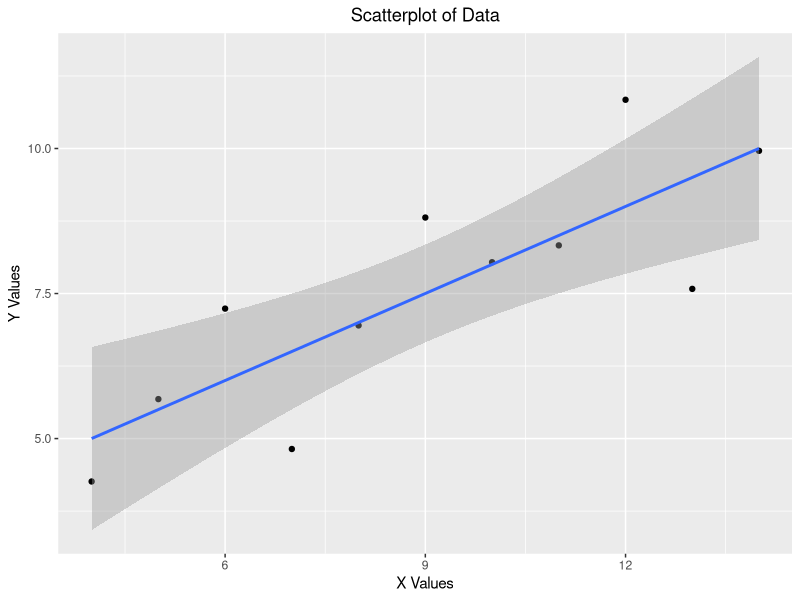
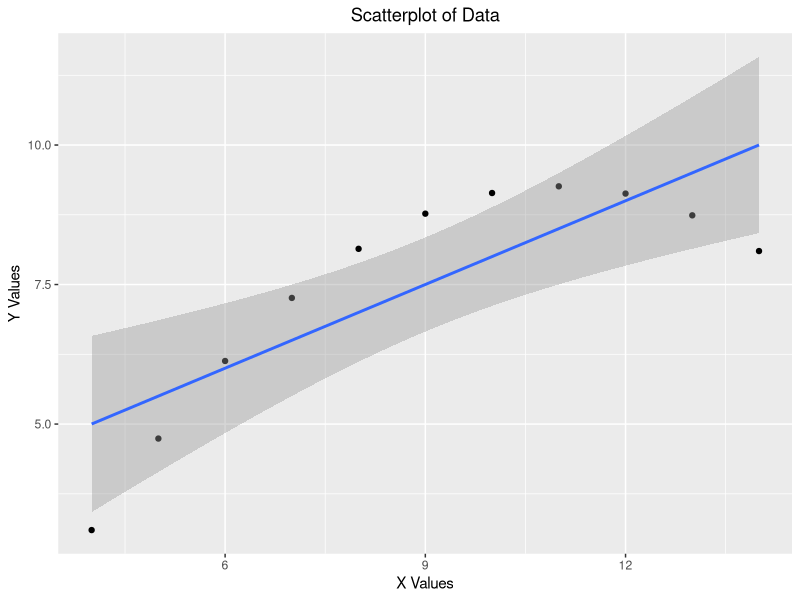
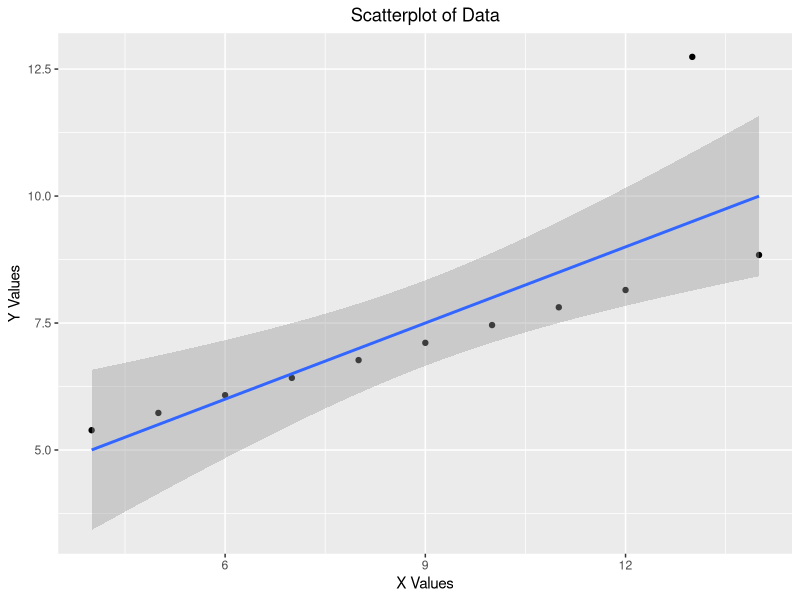
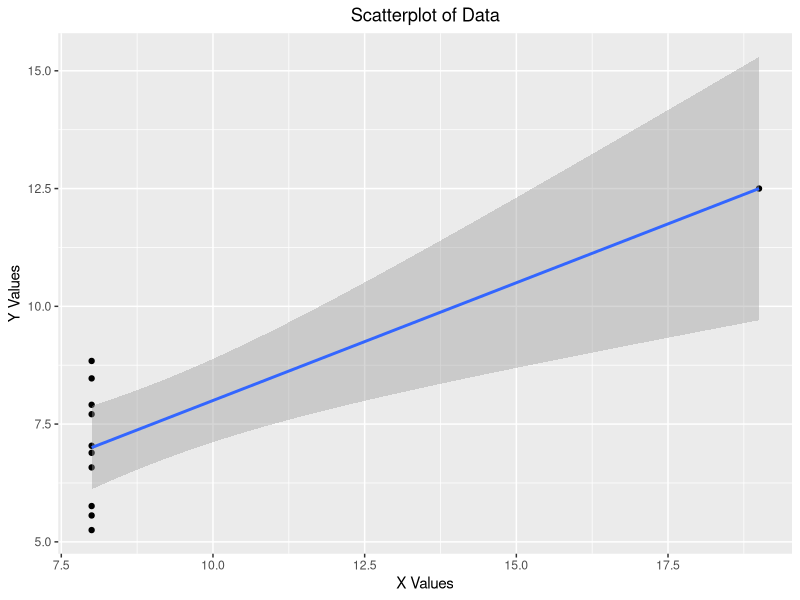
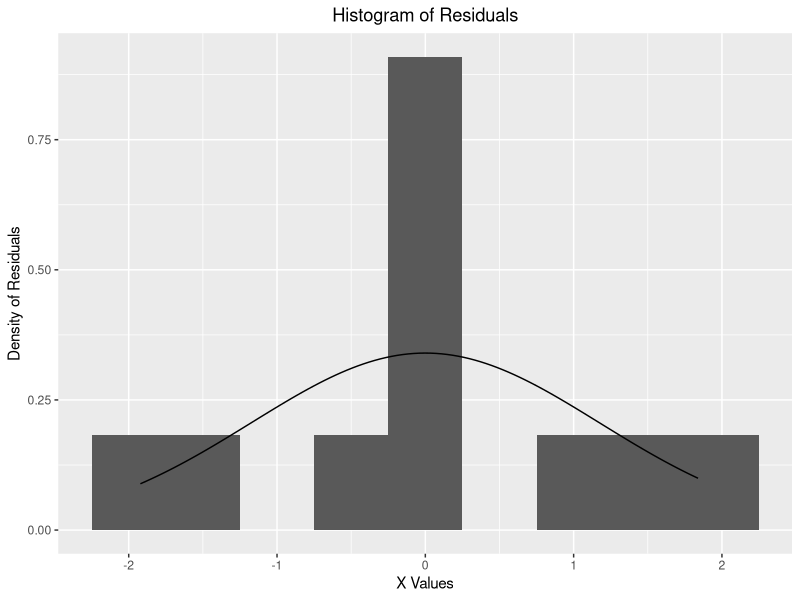
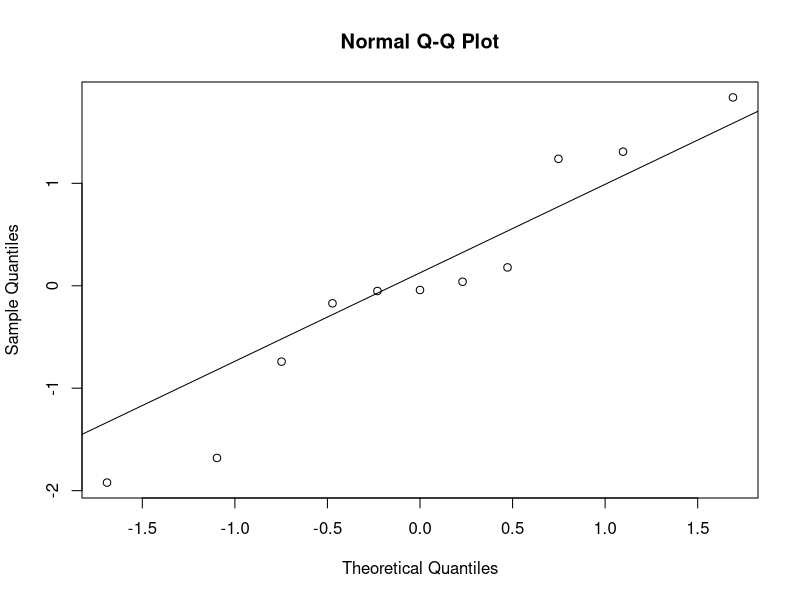
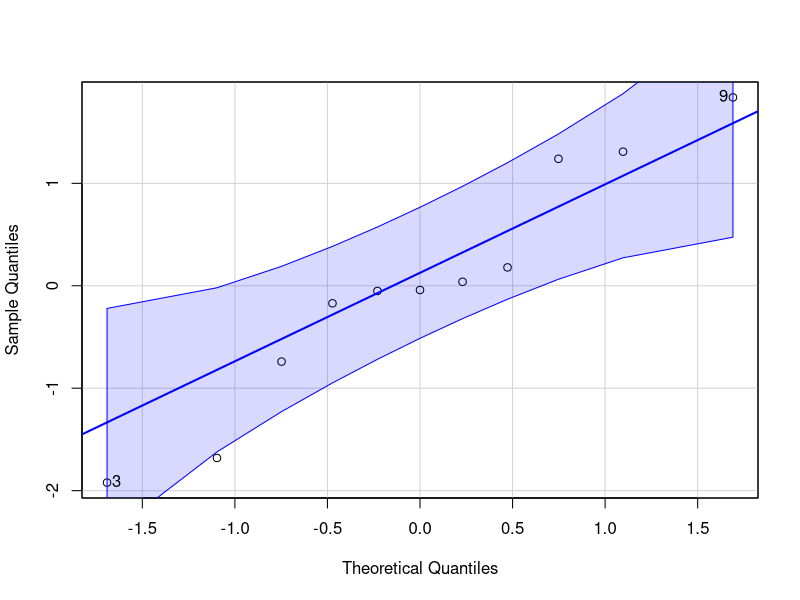
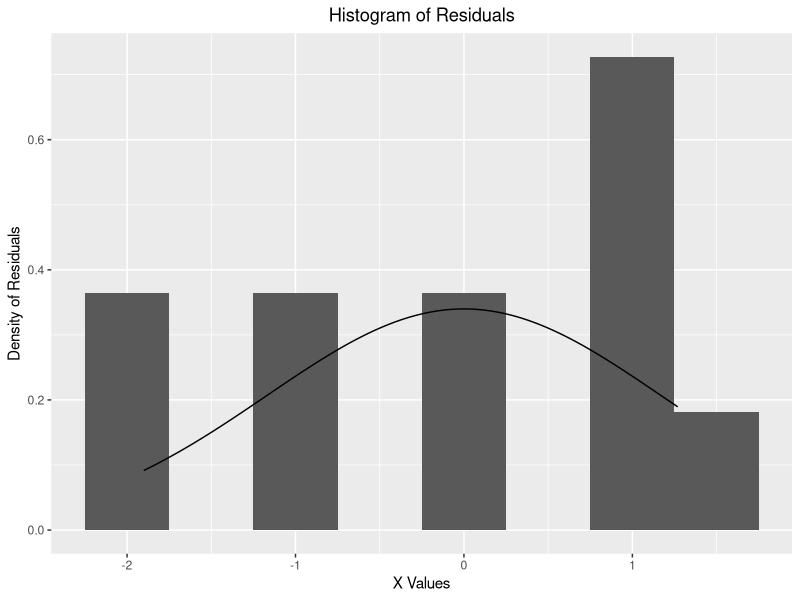

These charts were generated, in order, by the following R code:
## ---- chunk 1
knitr::opts_chunk$set(echo = TRUE)
knitr::opts_chunk$set(tidy.opts=list(width.cutoff=90),tidy=TRUE)
## ---- chunk 2
Q1 <- 37 
Q3 <- 49.8
IQR <- Q3 - Q1
(Lower_whisker <- 37 - 1.5 * IQR)
(Upper_whisker <- 49.8 + 1.5 * IQR)
## ---- chunk 3
options(digits=2)
data1 <- data.frame(x=c(10,8,13,9,11,14,6,4,12,7,5),
y=c(8.04,6.95,7.58,8.81,8.33,9.96,7.24,4.26,10.84,4.82,5.68))
data2 <- data.frame(x=c(10,8,13,9,11,14,6,4,12,7,5),
y=c(9.14,8.14,8.74,8.77,9.26,8.1,6.13,3.1,9.13,7.26,4.74))
data3 <- data.frame(x=c(10,8,13,9,11,14,6,4,12,7,5),
y=c(7.46,6.77,12.74,7.11,7.81,8.84,6.08,5.39,8.15,6.42,5.73))
data4 <- data.frame(x=c(8,8,8,8,8,8,8,19,8,8,8),
y=c(6.58,5.76,7.71,8.84,8.47,7.04,5.25,12.5,5.56,7.91,6.89))

## ---- chunk 4
options(digits = 2)
format(mean(data1$x), nsmall = 2)
format(mean(data1$y), nsmall = 2)

format(mean(data2$x), nsmall = 2)
format(mean(data2$y), nsmall = 2)

format(mean(data3$x), nsmall = 2)
format(mean(data3$y), nsmall = 2)

format(mean(data4$x), nsmall = 2)
format(mean(data4$y), nsmall = 2)
## ---- chunk 5
options(digits = 2)
format(median(data1$x), nsmall = 2)
format(median(data1$y), nsmall = 2)

format(median(data2$x), nsmall = 2)
format(median(data2$y), nsmall = 2)

format(median(data3$x), nsmall = 2)
format(median(data3$y), nsmall = 2)

format(median(data4$x), nsmall = 2)
format(median(data4$y), nsmall = 2)
## ---- chunk 6
options(digits = 2)
format(sd(data1$x), nsmall = 2)
format(sd(data1$y), nsmall = 2)

format(sd(data2$x), nsmall = 2)
format(sd(data2$y), nsmall = 2)

format(sd(data3$x), nsmall = 2)
format(sd(data3$y), nsmall = 2)

format(sd(data4$x), nsmall = 2)
format(sd(data4$y), nsmall = 2)
## ---- chunk 7
options(digits = 2)
format(cor(data1$x, data1$y), nsmall = 2)
format(cor(data2$x, data2$y), nsmall = 2)
format(cor(data3$x, data3$y), nsmall = 2)
format(cor(data4$x, data4$y), nsmall = 2)
## ---- chunk 8
lm_d1 <- lm(y ~ x, data = data1)
summary(lm_d1)
lm_d2 <- lm(y ~ x, data = data2)
summary(lm_d2)
lm_d3 <- lm(y ~ x, data = data3)
summary(lm_d3)
lm_d4 <- lm(y ~ x, data = data4)
summary(lm_d4)
## ---- chunk 9
options(digits = 2)

#two methods are used to show the r-squared value for each data set.
format(cor(data1$y, data1$x)^2, nsmall = 2)
format(summary(lm(y ~ x, data = data1))[[8]], nsmall = 2)

format(cor(data2$y, data2$x)^2, nsmall = 2)
format(summary(lm(y ~ x, data = data2))[[8]], nsmall = 2)

format(cor(data3$y, data3$x)^2, nsmall = 2)
format(summary(lm(y ~ x, data = data3))[[8]], nsmall = 2)

format(cor(data4$y, data4$x)^2, nsmall = 2)
format(summary(lm(y ~ x, data = data3))[[8]], nsmall = 2)
## ---- chunk 10
require(ggplot2)
ggplot(data1, aes(y=y, x=x))+geom_point()+ geom_smooth(method = lm, fullrange = TRUE) + labs(x="X Values", y="Y Values") + ggtitle("Scatterplot of Data") + theme(plot.title = element_text(hjust = 0.5))
ggplot(data2, aes(y=y, x=x))+geom_point()+ geom_smooth(method = lm, fullrange = TRUE) + labs(x="X Values", y="Y Values") + ggtitle("Scatterplot of Data") + theme(plot.title = element_text(hjust = 0.5))
ggplot(data3, aes(y=y, x=x))+geom_point()+ geom_smooth(method = lm, fullrange = TRUE) + labs(x="X Values", y="Y Values") + ggtitle("Scatterplot of Data") + theme(plot.title = element_text(hjust = 0.5))
ggplot(data4, aes(y=y, x=x))+geom_point()+ geom_smooth(method = lm, fullrange = TRUE) + labs(x="X Values", y="Y Values") + ggtitle("Scatterplot of Data") + theme(plot.title = element_text(hjust = 0.5))
## ---- chunk 11
#data1
ggplot(data = lm_d1, aes(x=resid(lm_d1))) + geom_histogram(binwidth = 0.5, position = "identity", aes(y=..density..)) + stat_function(fun=dnorm,color="black",args=list(mean=mean(lm_d1$residuals),sd(lm_d1$residuals))) + labs(x="Residuals")  + labs(x="X Values", y="Density of Residuals") + ggtitle("Histogram of Residuals") + theme(plot.title = element_text(hjust = 0.5))
qqnorm(lm_d1$residuals)
qqline(lm_d1$residuals)
library(car)
qqPlot(lm_d1$residuals, envelope = 0.95, xlab = "Theoretical Quantiles", ylab = "Sample Quantiles")
#data2
ggplot(data = lm_d2, aes(x=resid(lm_d2))) + geom_histogram(binwidth = 0.5, position = "identity", aes(y=..density..)) + stat_function(fun=dnorm,color="black",args=list(mean=mean(lm_d2$residuals),sd(lm_d2$residuals))) + labs(x="Residuals") + labs(x="X Values", y="Density of Residuals") + ggtitle("Histogram of Residuals") + theme(plot.title = element_text(hjust = 0.5))
qqnorm(lm_d2$residuals)
qqline(lm_d2$residuals)
qqPlot(lm_d2$residuals, envelope = 0.95, xlab = "Theoretical Quantiles", ylab = "Sample Quantiles")
#data3
ggplot(data = lm_d3, aes(x=resid(lm_d3))) + geom_histogram(binwidth = 0.5, position = "identity", aes(y=..density..)) + stat_function(fun=dnorm,color="black",args=list(mean=mean(lm_d3$residuals),sd(lm_d3$residuals))) + labs(x="Residuals") + labs(x="X Values", y="Density of Residuals") + ggtitle("Histogram of Residuals") + theme(plot.title = element_text(hjust = 0.5))
qqnorm(lm_d3$residuals)
qqline(lm_d3$residuals)
qqPlot(lm_d3$residuals, envelope = 0.95, xlab = "Theoretical Quantiles", ylab = "Sample Quantiles")
#data4
ggplot(data = lm_d4, aes(x=resid(lm_d4))) + geom_histogram(binwidth = 0.5, position = "identity", aes(y=..density..)) + stat_function(fun=dnorm,color="black",args=list(mean=mean(lm_d4$residuals),sd(lm_d4$residuals))) + labs(x="Residuals") + labs(x="X Values", y="Density of Residuals") + ggtitle("Histogram of Residuals") + theme(plot.title = element_text(hjust = 0.5))
qqnorm(lm_d4$residuals)
qqline(lm_d4$residuals)
qqPlot(lm_d4$residuals, envelope = 0.95, xlab = "Theoretical Quantiles", ylab = "Sample Quantiles")
## ---- chunk 12
ggplot(lm_d1, aes(y=abs(resid(lm_d1)), x=lm_d1$fitted.values))+geom_point()+geom_hline(yintercept = 0) + labs(x="X Values", y="Absolute Value of Residuals") + ggtitle("Scatterplot of Residuals") + theme(plot.title = element_text(hjust = 0.5))
ggplot(lm_d2, aes(y=abs(resid(lm_d2)), x=lm_d2$fitted.values))+geom_point()+geom_hline(yintercept = 0) + labs(x="X Values", y="Absolute Value of Residuals") + ggtitle("Scatterplot of Residuals") + theme(plot.title = element_text(hjust = 0.5))
ggplot(lm_d3, aes(y=abs(resid(lm_d3)), x=lm_d3$fitted.values))+geom_point()+geom_hline(yintercept = 0) + labs(x="X Values", y="Absolute Value of Residuals") + ggtitle("Scatterplot of Residuals") + theme(plot.title = element_text(hjust = 0.5))
ggplot(lm_d4, aes(y=abs(resid(lm_d4)), x=lm_d4$fitted.values))+geom_point()+geom_hline(yintercept = 0) + labs(x="X Values", y="Absolute Value of Residuals") + ggtitle("Scatterplot of Residuals") + theme(plot.title = element_text(hjust = 0.5))
